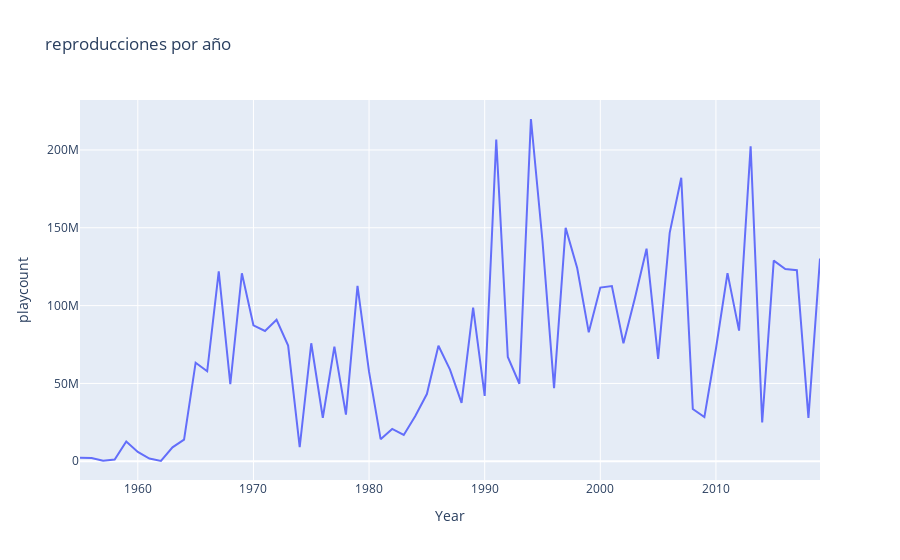

Source (notebook cell):
### Code cell
year_reps = px.line(by_year, x="Year", y="playcount", title = "reproducciones por año")
year_reps.show()
